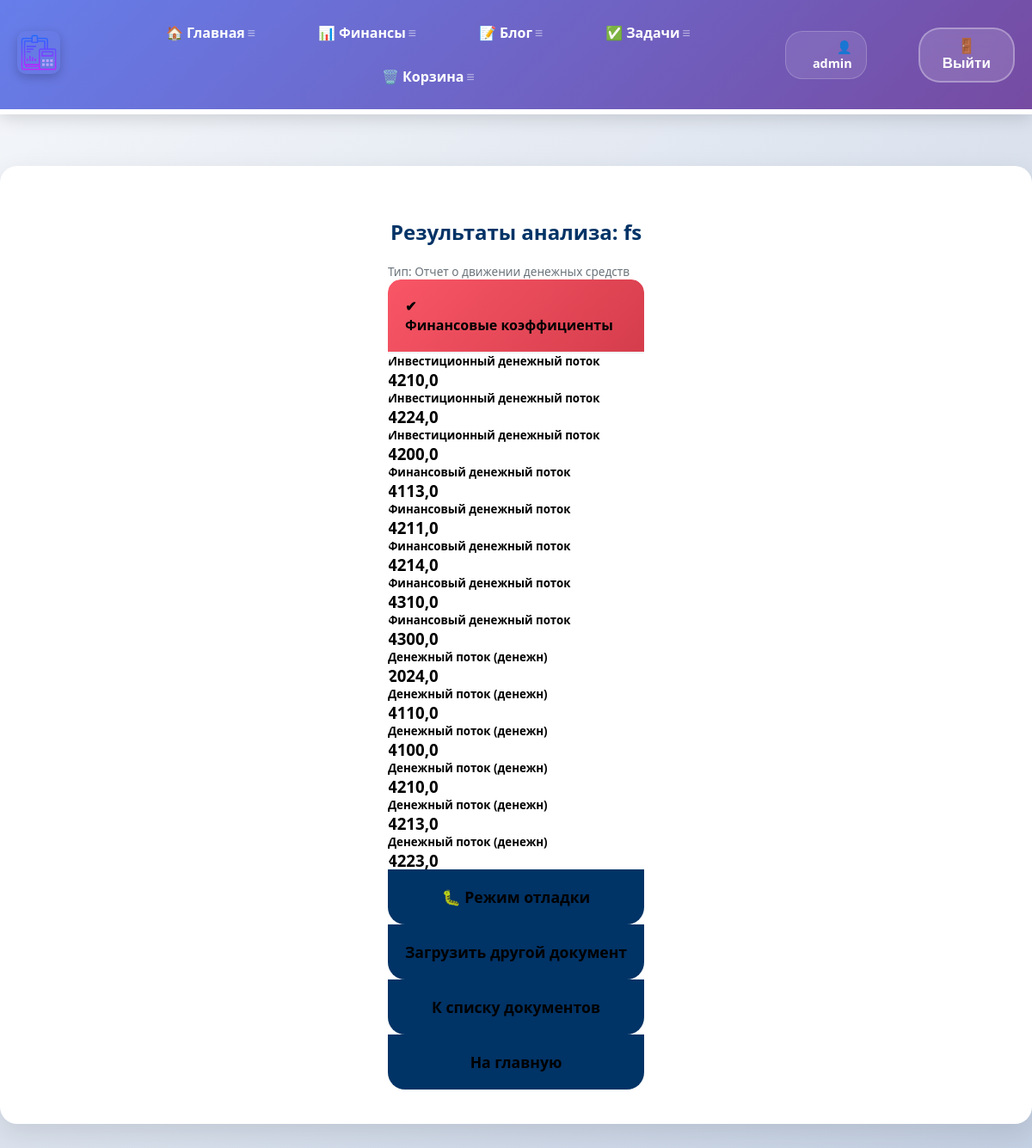
Page /finance/results/82/ (signed in) on the committed database.
### financial_analysis/models.py (models this page shows, shortened)
class FinancialDocument(models.Model):
    DOCUMENT_TYPES = [
        ('balance', 'Бухгалтерский баланс'),
        ('profit_loss', 'Отчет о прибылях и убытках'),
        ('cash_flow', 'Отчет о движении денежных средств'),  # ДОБАВЛЯЕМ
    ]
    user = models.ForeignKey(User, on_delete=models.CASCADE)
    title = models.CharField(max_length=200)
    document_type = models.CharField(max_length=20, choices=DOCUMENT_TYPES)
    pdf_file = models.FileField(upload_to='financial_docs/')
    upload_date = models.DateTimeField(auto_now_add=True)

class FinancialRatio(models.Model):
    document = models.ForeignKey(FinancialDocument, on_delete=models.CASCADE)
    ratio_name = models.CharField(max_length=100)
    ratio_value = models.FloatField()
    calculation_date = models.DateTimeField(auto_now_add=True)

### financial_analysis/views.py (the view)
# urls.py: path('results/<int:document_id>/', views.financial_results, name='financial_results'),
@login_required
def financial_results(request, document_id):
    document = get_object_or_404(FinancialDocument, id=document_id, user=request.user)
    ratios = FinancialRatio.objects.filter(document=document)
    return render(request, 'financial_analysis/results.html', {
        'document': document,
        'ratios': ratios
    })

### financial_analysis/templates/financial_analysis/results.html (shortened to what this page needs)
{% extends 'skills/base.html' %}
{% block content %}
<div class="container mt-4">
    <h2>Результаты анализа: {{ document.title }}</h2>
    <p class="text-muted">Тип: {{ document.get_document_type_display }}</p>
    {% if ratios %}
    <div class="card">
        <div class="card-header bg-success text-white">
            <h4>Финансовые коэффициенты</h4>
        </div>
        <div class="card-body">
            <div class="row">
                {% for ratio in ratios %}
                <div class="col-md-6 mb-3">
                    <div class="card">
                        <div class="card-body">
                            <h5 class="card-title">{{ ratio.ratio_name }}</h5>
                            <h3 class="text-primary">{{ ratio.ratio_value }}</h3>
                        </div>
                    </div>
                </div>
                {% endfor %}
            </div>
        </div>
    </div>
    {% endif %}
    <div class="mt-3">
        <a href="{% url 'financial_debug' document.id %}" class="btn btn-warning">
            🐛 Режим отладки
        </a>
        <a href="{% url 'financial_upload' %}" class="btn btn-primary">Загрузить другой документ</a>
        <a href="{% url 'financial_list' %}" class="btn btn-secondary">К списку документов</a>
        <a href="{% url 'index' %}" class="btn btn-outline-secondary">На главную</a>
    </div>
</div>
{% endblock %}

### skills/templates/skills/base.html (shortened to what this page needs)
<!DOCTYPE html>
{% load static %}
<html lang="ru">
<head>
    <link rel="stylesheet" href="{% static 'css/style3.css' %}">
    </head>
<body>
<div class="menu">
    <div class="wrap">
        <div class="menu_header">
            {% if user.is_authenticated %}
            <div class="logo">
                <a href="{% url 'index' %}">
                    <img src="{% static 'skills/logo.png' %}" alt="Логотип" class="image">
                </a>
            </div>
            <ul class="menu_total" id="mainMenu">
                <li><a href="{% url 'index' %}">🏠 Главная</a></li>
                <li><a href="{% url 'financial_analysis_page' %}">📊 Финансы</a></li>
                <li><a href="{% url 'blogs' %}">📝 Блог</a></li>
                <li><a href="{% url 'currenttodos' %}">✅ Задачи</a></li>
                <li><a href="{% url 'trashbin' %}">🗑️ Корзина</a></li>
            </ul>
            <ul class="menu_second">
                <li class="logo2">👤 {{ user.username }}</li>
                <li>
                    <form action="{% url 'logoutuser' %}" method="post">
                        <button class="top">🚪 Выйти</button>
                    </form>
                </li>
            </ul>
            {% endif %}
        </div>
    </div>
</div>
<div class="content">
    <div class="wrap">
        {% block content %}
        {% endblock %}
    </div>
</div>
</body>
</html>

### rows in the picture
FinancialDocument: title "fs", document_type "Отчет о движении денежных средств"
FinancialRatio: ratio_name "Инвестиционный денежный поток", ratio_value "4210,0"
FinancialRatio: ratio_name "Инвестиционный денежный поток", ratio_value "4224,0"
FinancialRatio: ratio_name "Инвестиционный денежный поток", ratio_value "4200,0"
FinancialRatio: ratio_name "Финансовый денежный поток", ratio_value "4113,0"
FinancialRatio: ratio_name "Финансовый денежный поток", ratio_value "4211,0"
FinancialRatio: ratio_name "Финансовый денежный поток", ratio_value "4214,0"
FinancialRatio: ratio_name "Финансовый денежный поток", ratio_value "4310,0"
FinancialRatio: ratio_name "Финансовый денежный поток", ratio_value "4300,0"
FinancialRatio: ratio_name "Денежный поток (денежн)", ratio_value "2024,0"
FinancialRatio: ratio_name "Денежный поток (денежн)", ratio_value "4110,0"
FinancialRatio: ratio_name "Денежный поток (денежн)", ratio_value "4100,0"
FinancialRatio: ratio_name "Денежный поток (денежн)", ratio_value "4210,0"
FinancialRatio: ratio_name "Денежный поток (денежн)", ratio_value "4213,0"
FinancialRatio: ratio_name "Денежный поток (денежн)", ratio_value "4223,0"

### other values in the picture
{{ user.username }} "admin"
